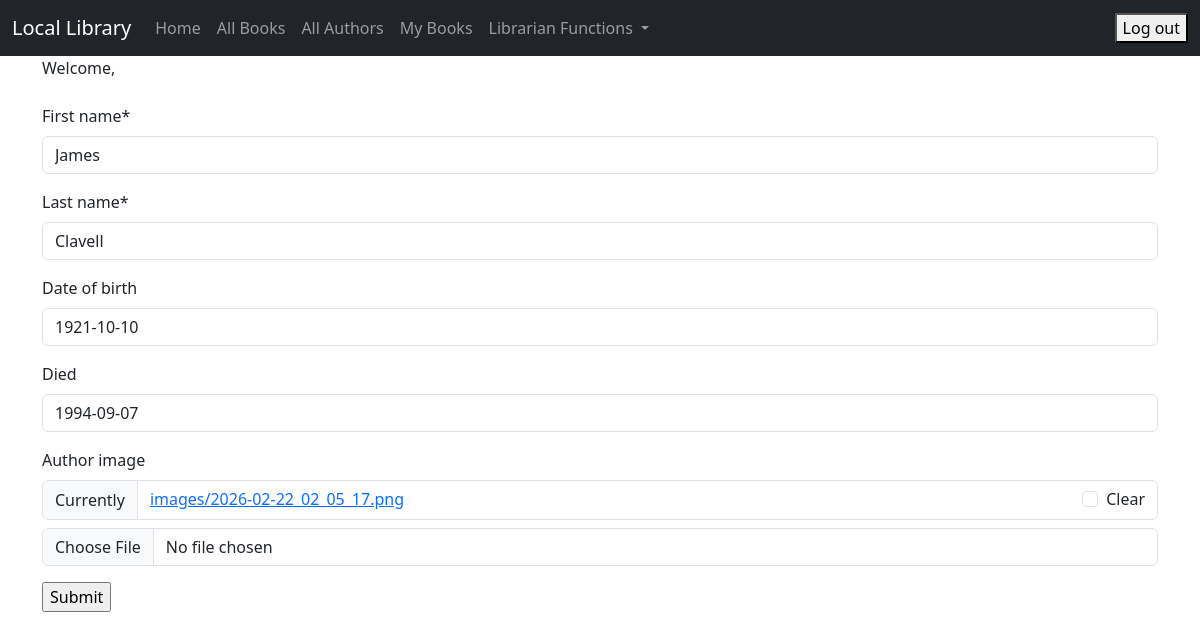
Page /author/3/update/ (signed in) on the committed database.
### catalog/models.py (models this page shows, shortened)
class Author(models.Model):
    first_name = models.CharField(max_length=100)
    last_name = models.CharField(max_length=100)
    date_of_birth = models.DateField(null=True, blank=True)
    date_of_death = models.DateField('Died', null=True, blank=True)
    author_image = models.ImageField(upload_to='images/', null=True, blank=True)
    class Meta:
        ordering = ['last_name', 'first_name']

### catalog/views.py (the view, shortened to what this page needs)
# urls.py: path('author/<int:pk>/update/', views.AuthorUpdate.as_view(), name='author_update'),
class AuthorUpdate(UpdateView):
    model = Author
    fields = ['first_name', 'last_name', 'date_of_birth', 'date_of_death', 'author_image']

### catalog/templates/catalog/author_form.html (shortened to what this page needs)
{% extends "catalog/base.html" %}
{% load crispy_forms_tags %}
{% load crispy_forms_filters %}
{% block content %}
    {% if perms.catalog.create_author or perms.catalog.edit_author %}
        <form action="" method="POST" enctype="multipart/form-data">
            {{ form|crispy }}
            <input type="submit" value="Submit"/>
        </form>
    {% else %}
        You do not have permission to access this feature
        <a href="{% url 'index' %}">Home</a>
    {% endif %}
{% endblock %}

### rows in the picture
Author: first_name "James", last_name "Clavell", date_of_birth "1921-10-10", date_of_death "1994-09-07"
